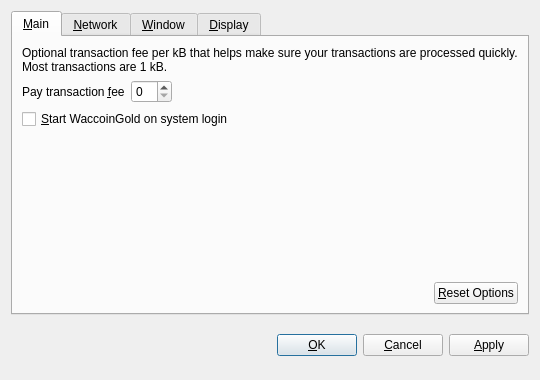
<?xml version="1.0" encoding="UTF-8"?>
<ui version="4.0">
 <class>OptionsDialog</class>
 <widget class="QDialog" name="OptionsDialog">
  <property name="geometry">
   <rect>
    <x>0</x>
    <y>0</y>
    <width>540</width>
    <height>380</height>
   </rect>
  </property>
  <property name="windowTitle">
   <string>Options</string>
  </property>
  <property name="modal">
   <bool>true</bool>
  </property>
  <layout class="QVBoxLayout" name="verticalLayout">
   <item>
    <widget class="QTabWidget" name="tabWidget">
     <property name="tabPosition">
      <enum>QTabWidget::North</enum>
     </property>
     <property name="currentIndex">
      <number>0</number>
     </property>
     <widget class="QWidget" name="tabMain">
      <attribute name="title">
       <string>&amp;Main</string>
      </attribute>
      <layout class="QVBoxLayout" name="verticalLayout_Main">
       <item>
        <widget class="QLabel" name="transactionFeeInfoLabel">
         <property name="text">
          <string>Optional transaction fee per kB that helps make sure your transactions are processed quickly. Most transactions are 1 kB.</string>
         </property>
         <property name="textFormat">
          <enum>Qt::PlainText</enum>
         </property>
         <property name="wordWrap">
          <bool>true</bool>
         </property>
        </widget>
       </item>
       <item>
        <layout class="QHBoxLayout" name="horizontalLayout_1_Main">
         <item>
          <widget class="QLabel" name="transactionFeeLabel">
           <property name="text">
            <string>Pay transaction &amp;fee</string>
           </property>
           <property name="textFormat">
            <enum>Qt::PlainText</enum>
           </property>
           <property name="buddy">
            <cstring>transactionFee</cstring>
           </property>
          </widget>
         </item>
         <item>
          <widget class="WaccoinGoldAmountField" name="transactionFee"/>
         </item>
         <item>
          <spacer name="horizontalSpacer_1_Main">
           <property name="orientation">
            <enum>Qt::Horizontal</enum>
           </property>
           <property name="sizeHint" stdset="0">
            <size>
             <width>40</width>
             <height>20</height>
            </size>
           </property>
          </spacer>
         </item>
        </layout>
       </item>
       <item>
        <widget class="QCheckBox" name="waccoingoldAtStartup">
         <property name="toolTip">
          <string>Automatically start WaccoinGold after logging in to the system.</string>
         </property>
         <property name="text">
          <string>&amp;Start WaccoinGold on system login</string>
         </property>
        </widget>
       </item>
       <item>
        <spacer name="verticalSpacer_Main">
         <property name="orientation">
          <enum>Qt::Vertical</enum>
         </property>
         <property name="sizeHint" stdset="0">
          <size>
           <width>20</width>
           <height>40</height>
          </size>
         </property>
        </spacer>
       </item>
       <item>
        <layout class="QHBoxLayout" name="horizontalLayout_2_Main">
         <item>
          <spacer name="horizontalSpacer_2_Main">
           <property name="orientation">
            <enum>Qt::Horizontal</enum>
           </property>
           <property name="sizeHint" stdset="0">
            <size>
             <width>40</width>
             <height>20</height>
            </size>
           </property>
          </spacer>
         </item>
         <item>
          <widget class="QPushButton" name="resetButton">
           <property name="toolTip">
            <string>Reset all client options to default.</string>
           </property>
           <property name="text">
            <string>&amp;Reset Options</string>
           </property>
           <property name="autoDefault">
            <bool>false</bool>
           </property>
          </widget>
         </item>
        </layout>
       </item>
      </layout>
     </widget>
     <widget class="QWidget" name="tabNetwork">
      <attribute name="title">
       <string>&amp;Network</string>
      </attribute>
      <layout class="QVBoxLayout" name="verticalLayout_Network">
       <item>
        <widget class="QCheckBox" name="mapPortUpnp">
         <property name="toolTip">
          <string>Automatically open the WaccoinGold client port on the router. This only works when your router supports UPnP and it is enabled.</string>
         </property>
         <property name="text">
          <string>Map port using &amp;UPnP</string>
         </property>
        </widget>
       </item>
       <item>
        <widget class="QCheckBox" name="connectSocks">
         <property name="toolTip">
          <string>Connect to the WaccoinGold network through a SOCKS proxy (e.g. when connecting through Tor).</string>
         </property>
         <property name="text">
          <string>&amp;Connect through SOCKS proxy:</string>
         </property>
        </widget>
       </item>
       <item>
        <layout class="QHBoxLayout" name="horizontalLayout_Network">
         <item>
          <widget class="QLabel" name="proxyIpLabel">
           <property name="text">
            <string>Proxy &amp;IP:</string>
           </property>
           <property name="textFormat">
            <enum>Qt::PlainText</enum>
           </property>
           <property name="buddy">
            <cstring>proxyIp</cstring>
           </property>
          </widget>
         </item>
         <item>
          <widget class="QValidatedLineEdit" name="proxyIp">
           <property name="maximumSize">
            <size>
             <width>140</width>
             <height>16777215</height>
            </size>
           </property>
           <property name="toolTip">
            <string>IP address of the proxy (e.g. 127.0.0.1)</string>
           </property>
          </widget>
         </item>
         <item>
          <widget class="QLabel" name="proxyPortLabel">
           <property name="text">
            <string>&amp;Port:</string>
           </property>
           <property name="textFormat">
            <enum>Qt::PlainText</enum>
           </property>
           <property name="buddy">
            <cstring>proxyPort</cstring>
           </property>
          </widget>
         </item>
         <item>
          <widget class="QLineEdit" name="proxyPort">
           <property name="maximumSize">
            <size>
             <width>55</width>
             <height>16777215</height>
            </size>
           </property>
           <property name="toolTip">
            <string>Port of the proxy (e.g. 9050)</string>
           </property>
          </widget>
         </item>
         <item>
          <widget class="QLabel" name="socksVersionLabel">
           <property name="text">
            <string>SOCKS &amp;Version:</string>
           </property>
           <property name="textFormat">
            <enum>Qt::PlainText</enum>
           </property>
           <property name="buddy">
            <cstring>socksVersion</cstring>
           </property>
          </widget>
         </item>
         <item>
          <widget class="QValueComboBox" name="socksVersion">
           <property name="toolTip">
            <string>SOCKS version of the proxy (e.g. 5)</string>
           </property>
          </widget>
         </item>
         <item>
          <spacer name="horizontalSpacer_Network">
           <property name="orientation">
            <enum>Qt::Horizontal</enum>
           </property>
           <property name="sizeHint" stdset="0">
            <size>
             <width>40</width>
             <height>20</height>
            </size>
           </property>
          </spacer>
         </item>
        </layout>
       </item>
       <item>
        <spacer name="verticalSpacer_Network">
         <property name="orientation">
          <enum>Qt::Vertical</enum>
         </property>
         <property name="sizeHint" stdset="0">
          <size>
           <width>20</width>
           <height>40</height>
          </size>
         </property>
        </spacer>
       </item>
      </layout>
     </widget>
     <widget class="QWidget" name="tabWindow">
      <attribute name="title">
       <string>&amp;Window</string>
      </attribute>
      <layout class="QVBoxLayout" name="verticalLayout_Window">
       <item>
        <widget class="QCheckBox" name="minimizeToTray">
         <property name="toolTip">
          <string>Show only a tray icon after minimizing the window.</string>
         </property>
         <property name="text">
          <string>&amp;Minimize to the tray instead of the taskbar</string>
         </property>
        </widget>
       </item>
       <item>
        <widget class="QCheckBox" name="minimizeOnClose">
         <property name="toolTip">
          <string>Minimize instead of exit the application when the window is closed. When this option is enabled, the application will be closed only after selecting Quit in the menu.</string>
         </property>
         <property name="text">
          <string>M&amp;inimize on close</string>
         </property>
        </widget>
       </item>
       <item>
        <spacer name="verticalSpacer_Window">
         <property name="orientation">
          <enum>Qt::Vertical</enum>
         </property>
         <property name="sizeHint" stdset="0">
          <size>
           <width>20</width>
           <height>40</height>
          </size>
         </property>
        </spacer>
       </item>
      </layout>
     </widget>
     <widget class="QWidget" name="tabDisplay">
      <attribute name="title">
       <string>&amp;Display</string>
      </attribute>
      <layout class="QVBoxLayout" name="verticalLayout_Display">
       <item>
        <layout class="QHBoxLayout" name="horizontalLayout_1_Display">
         <item>
          <widget class="QLabel" name="langLabel">
           <property name="text">
            <string>User Interface &amp;language:</string>
           </property>
           <property name="textFormat">
            <enum>Qt::PlainText</enum>
           </property>
           <property name="buddy">
            <cstring>lang</cstring>
           </property>
          </widget>
         </item>
         <item>
          <widget class="QValueComboBox" name="lang">
           <property name="toolTip">
            <string>The user interface language can be set here. This setting will take effect after restarting WaccoinGold.</string>
           </property>
          </widget>
         </item>
        </layout>
       </item>
       <item>
        <layout class="QHBoxLayout" name="horizontalLayout_2_Display">
         <item>
          <widget class="QLabel" name="unitLabel">
           <property name="text">
            <string>&amp;Unit to show amounts in:</string>
           </property>
           <property name="textFormat">
            <enum>Qt::PlainText</enum>
           </property>
           <property name="buddy">
            <cstring>unit</cstring>
           </property>
          </widget>
         </item>
         <item>
          <widget class="QValueComboBox" name="unit">
           <property name="toolTip">
            <string>Choose the default subdivision unit to show in the interface and when sending coins.</string>
           </property>
          </widget>
         </item>
        </layout>
       </item>
       <item>
        <widget class="QCheckBox" name="displayAddresses">
         <property name="toolTip">
          <string>Whether to show WaccoinGold addresses in the transaction list or not.</string>
         </property>
         <property name="text">
          <string>&amp;Display addresses in transaction list</string>
         </property>
        </widget>
       </item>
       <item>
        <widget class="QCheckBox" name="coinControlFeatures">
         <property name="toolTip">
          <string>Whether to show coin control features or not.</string>
         </property>
         <property name="text">
          <string>Display coin &amp;control features (experts only!)</string>
         </property>
        </widget>
       </item>
       <item>
        <spacer name="verticalSpacer_Display">
         <property name="orientation">
          <enum>Qt::Vertical</enum>
         </property>
         <property name="sizeHint" stdset="0">
          <size>
           <width>20</width>
           <height>40</height>
          </size>
         </property>
        </spacer>
       </item>
      </layout>
     </widget>
    </widget>
   </item>
   <item>
    <layout class="QHBoxLayout" name="horizontalLayout_Buttons">
     <item>
      <spacer name="horizontalSpacer_1">
       <property name="orientation">
        <enum>Qt::Horizontal</enum>
       </property>
       <property name="sizeHint" stdset="0">
        <size>
         <width>40</width>
         <height>48</height>
        </size>
       </property>
      </spacer>
     </item>
     <item>
      <widget class="QLabel" name="statusLabel">
       <property name="font">
        <font>
         <weight>75</weight>
         <bold>true</bold>
        </font>
       </property>
       <property name="text">
        <string/>
       </property>
       <property name="textFormat">
        <enum>Qt::PlainText</enum>
       </property>
       <property name="wordWrap">
        <bool>true</bool>
       </property>
      </widget>
     </item>
     <item>
      <spacer name="horizontalSpacer_2">
       <property name="orientation">
        <enum>Qt::Horizontal</enum>
       </property>
       <property name="sizeHint" stdset="0">
        <size>
         <width>40</width>
         <height>48</height>
        </size>
       </property>
      </spacer>
     </item>
     <item>
      <widget class="QPushButton" name="okButton">
       <property name="text">
        <string>&amp;OK</string>
       </property>
      </widget>
     </item>
     <item>
      <widget class="QPushButton" name="cancelButton">
       <property name="text">
        <string>&amp;Cancel</string>
       </property>
       <property name="autoDefault">
        <bool>false</bool>
       </property>
      </widget>
     </item>
     <item>
      <widget class="QPushButton" name="applyButton">
       <property name="text">
        <string>&amp;Apply</string>
       </property>
       <property name="autoDefault">
        <bool>false</bool>
       </property>
      </widget>
     </item>
    </layout>
   </item>
  </layout>
 </widget>
 <customwidgets>
  <customwidget>
   <class>WaccoinGoldAmountField</class>
   <extends>QSpinBox</extends>
   <header>waccoingoldamountfield.h</header>
  </customwidget>
  <customwidget>
   <class>QValueComboBox</class>
   <extends>QComboBox</extends>
   <header>qvaluecombobox.h</header>
  </customwidget>
  <customwidget>
   <class>QValidatedLineEdit</class>
   <extends>QLineEdit</extends>
   <header>qvalidatedlineedit.h</header>
  </customwidget>
 </customwidgets>
 <resources/>
 <connections/>
</ui>
